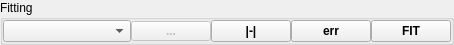
<?xml version="1.0" encoding="UTF-8"?>
<ui version="4.0">
 <class>Form</class>
 <widget class="QWidget" name="Form">
  <property name="geometry">
   <rect>
    <x>0</x>
    <y>0</y>
    <width>454</width>
    <height>38</height>
   </rect>
  </property>
  <property name="windowTitle">
   <string>Form</string>
  </property>
  <layout class="QVBoxLayout" name="verticalLayout">
   <property name="spacing">
    <number>0</number>
   </property>
   <property name="margin">
    <number>0</number>
   </property>
   <item>
    <widget class="QGroupBox" name="groupBox_3">
     <property name="sizePolicy">
      <sizepolicy hsizetype="Preferred" vsizetype="Minimum">
       <horstretch>0</horstretch>
       <verstretch>0</verstretch>
      </sizepolicy>
     </property>
     <property name="title">
      <string>Fitting</string>
     </property>
     <property name="alignment">
      <set>Qt::AlignLeading|Qt::AlignLeft|Qt::AlignTop</set>
     </property>
     <property name="flat">
      <bool>false</bool>
     </property>
     <property name="checkable">
      <bool>false</bool>
     </property>
     <layout class="QGridLayout" name="gridLayout">
      <property name="margin">
       <number>0</number>
      </property>
      <property name="spacing">
       <number>0</number>
      </property>
      <item row="0" column="4">
       <widget class="QPushButton" name="toolButton_3">
        <property name="sizePolicy">
         <sizepolicy hsizetype="Fixed" vsizetype="Fixed">
          <horstretch>0</horstretch>
          <verstretch>0</verstretch>
         </sizepolicy>
        </property>
        <property name="font">
         <font>
          <weight>75</weight>
          <bold>true</bold>
         </font>
        </property>
        <property name="text">
         <string>FIT</string>
        </property>
       </widget>
      </item>
      <item row="0" column="2">
       <widget class="QPushButton" name="toolButton_2">
        <property name="sizePolicy">
         <sizepolicy hsizetype="Fixed" vsizetype="Minimum">
          <horstretch>0</horstretch>
          <verstretch>0</verstretch>
         </sizepolicy>
        </property>
        <property name="font">
         <font>
          <weight>75</weight>
          <bold>true</bold>
         </font>
        </property>
        <property name="toolTip">
         <string extracomment="Auto-adjustment of fitrange">&lt;html&gt;&lt;head/&gt;&lt;body&gt;&lt;p&gt;Fitting-Range&lt;/p&gt;&lt;p&gt;Try to determine the optimal fitting range &lt;br/&gt;automatically.&lt;/p&gt;&lt;/body&gt;&lt;/html&gt;</string>
        </property>
        <property name="text">
         <string>|-|</string>
        </property>
       </widget>
      </item>
      <item row="0" column="1">
       <widget class="QPushButton" name="toolButton">
        <property name="enabled">
         <bool>false</bool>
        </property>
        <property name="sizePolicy">
         <sizepolicy hsizetype="Fixed" vsizetype="Fixed">
          <horstretch>0</horstretch>
          <verstretch>0</verstretch>
         </sizepolicy>
        </property>
        <property name="maximumSize">
         <size>
          <width>16777215</width>
          <height>20</height>
         </size>
        </property>
        <property name="font">
         <font>
          <weight>75</weight>
          <bold>true</bold>
         </font>
        </property>
        <property name="toolTip">
         <string>Select a new dataset</string>
        </property>
        <property name="text">
         <string>...</string>
        </property>
       </widget>
      </item>
      <item row="0" column="3">
       <widget class="QPushButton" name="toolButton_4">
        <property name="sizePolicy">
         <sizepolicy hsizetype="Fixed" vsizetype="Minimum">
          <horstretch>0</horstretch>
          <verstretch>0</verstretch>
         </sizepolicy>
        </property>
        <property name="font">
         <font>
          <weight>75</weight>
          <bold>true</bold>
         </font>
        </property>
        <property name="toolTip">
         <string>&lt;html&gt;&lt;head/&gt;&lt;body&gt;&lt;p&gt;Sampling of the free fitting parameters. To adjust the options for sampling use the &amp;quot;Settings&amp;quot; menu.&lt;/p&gt;&lt;/body&gt;&lt;/html&gt;</string>
        </property>
        <property name="text">
         <string>err</string>
        </property>
       </widget>
      </item>
      <item row="0" column="0">
       <widget class="QComboBox" name="comboBox">
        <property name="sizePolicy">
         <sizepolicy hsizetype="MinimumExpanding" vsizetype="Fixed">
          <horstretch>0</horstretch>
          <verstretch>0</verstretch>
         </sizepolicy>
        </property>
       </widget>
      </item>
     </layout>
    </widget>
   </item>
  </layout>
  <action name="actionFit">
   <property name="text">
    <string>fit</string>
   </property>
   <property name="shortcut">
    <string>Ctrl+F</string>
   </property>
  </action>
  <action name="actionFit_range_changed">
   <property name="text">
    <string>Fit range changed</string>
   </property>
  </action>
  <action name="actionChange_dataset">
   <property name="text">
    <string>Change dataset</string>
   </property>
  </action>
  <action name="actionSelectionChanged">
   <property name="text">
    <string>SelectionChanged</string>
   </property>
   <property name="toolTip">
    <string>SelectionChanged</string>
   </property>
  </action>
  <action name="actionErrorEstimate">
   <property name="text">
    <string>ErrorEstimate</string>
   </property>
  </action>
 </widget>
 <resources>
  <include location="rescource.qrc"/>
 </resources>
 <connections>
  <connection>
   <sender>toolButton</sender>
   <signal>clicked()</signal>
   <receiver>actionChange_dataset</receiver>
   <slot>trigger()</slot>
   <hints>
    <hint type="sourcelabel">
     <x>135</x>
     <y>48</y>
    </hint>
    <hint type="destinationlabel">
     <x>-1</x>
     <y>-1</y>
    </hint>
   </hints>
  </connection>
  <connection>
   <sender>toolButton_2</sender>
   <signal>clicked()</signal>
   <receiver>actionFit_range_changed</receiver>
   <slot>trigger()</slot>
   <hints>
    <hint type="sourcelabel">
     <x>18</x>
     <y>51</y>
    </hint>
    <hint type="destinationlabel">
     <x>-1</x>
     <y>-1</y>
    </hint>
   </hints>
  </connection>
  <connection>
   <sender>toolButton_3</sender>
   <signal>clicked()</signal>
   <receiver>actionFit</receiver>
   <slot>trigger()</slot>
   <hints>
    <hint type="sourcelabel">
     <x>247</x>
     <y>47</y>
    </hint>
    <hint type="destinationlabel">
     <x>-1</x>
     <y>-1</y>
    </hint>
   </hints>
  </connection>
  <connection>
   <sender>toolButton_4</sender>
   <signal>clicked()</signal>
   <receiver>actionErrorEstimate</receiver>
   <slot>trigger()</slot>
   <hints>
    <hint type="sourcelabel">
     <x>260</x>
     <y>25</y>
    </hint>
    <hint type="destinationlabel">
     <x>-1</x>
     <y>-1</y>
    </hint>
   </hints>
  </connection>
  <connection>
   <sender>comboBox</sender>
   <signal>currentIndexChanged(QString)</signal>
   <receiver>actionSelectionChanged</receiver>
   <slot>trigger()</slot>
   <hints>
    <hint type="sourcelabel">
     <x>68</x>
     <y>23</y>
    </hint>
    <hint type="destinationlabel">
     <x>-1</x>
     <y>-1</y>
    </hint>
   </hints>
  </connection>
 </connections>
</ui>
